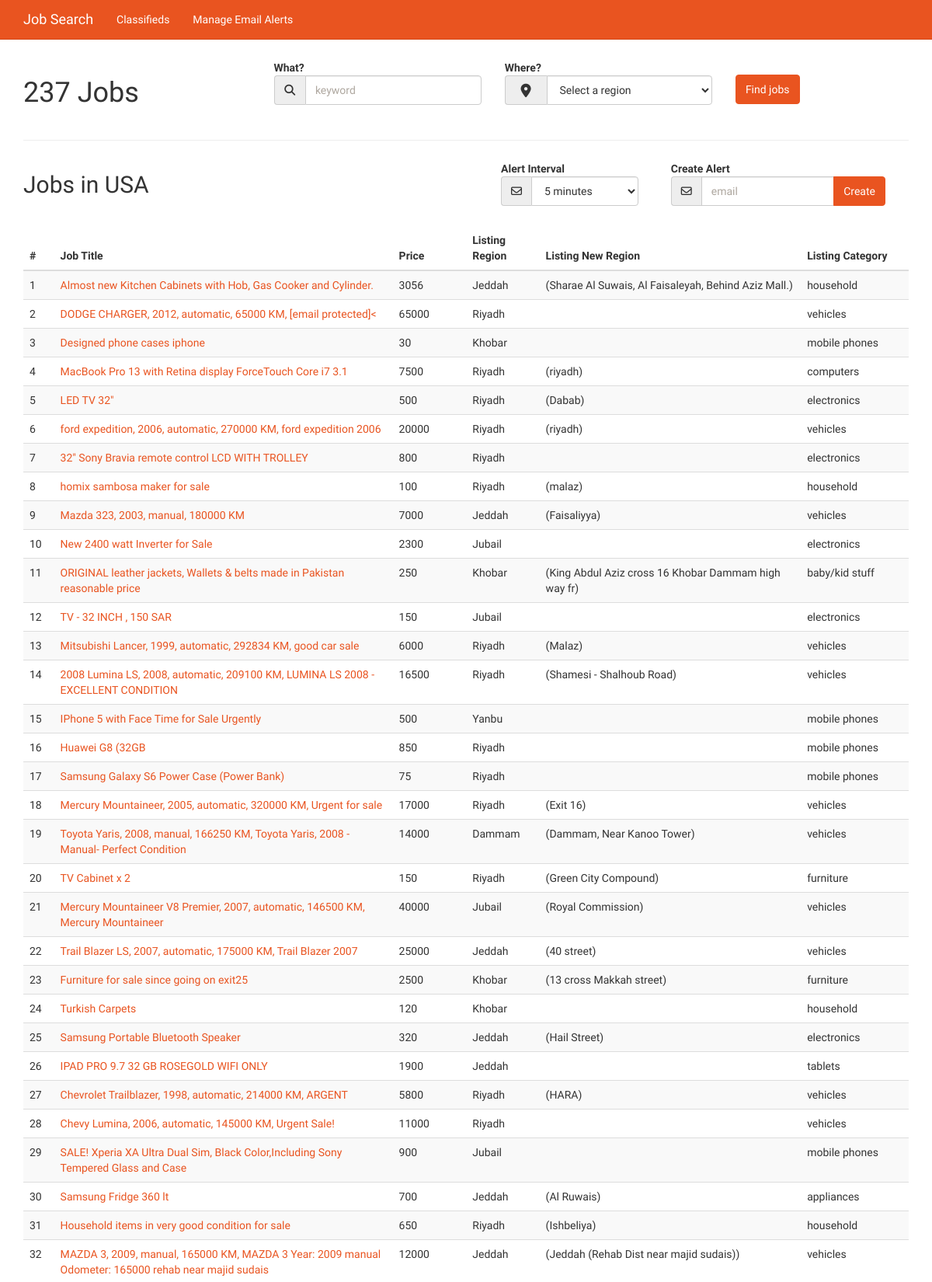
/index.php/classifieds (upper part), run on the app's committed database.
### tables this page shows
CREATE TABLE `classifieds` (
  `id` int(11) NOT NULL,
  `post_id` int(11) DEFAULT NULL,
  `price` int(11) DEFAULT NULL,
  `title` varchar(255) DEFAULT NULL,
  `listing_region` varchar(255) DEFAULT NULL,
  `listing_newregion` varchar(255) DEFAULT NULL,
  `listing_category` varchar(255) DEFAULT NULL,
  `link` varchar(255) DEFAULT NULL,
  `scrapped_date_time` datetime NOT NULL DEFAULT CURRENT_TIMESTAMP
);

### application/controllers/Classifieds.php (called while the page is built, shortened)
<?php
class Classifieds extends CI_Controller {
    public function __construct() {
        $this->load->model('classifieds_model');
    }
	public function index()
	{
		$classifieds = $this->classifieds_model->get_classifieds_list();
        $regions = $this->classifieds_model->get_regions();
		$data['classifieds_list'] = $classifieds;
        $data['regions'] = $regions;
		$this->load->view('includes/header', array('title' => 'Jobs'));
		$this->load->view('classifieds/list', $data);
		$this->load->view('includes/footer');
	}
}

### index.php (called while the page is built, shortened)
<?php
require_once BASEPATH.'core/CodeIgniter.php';

### application/models/Classifieds_model.php (called while the page is built, shortened)
<?php
class Classifieds_model extends CI_MODEL
{
	private $table = 'classifieds';
	function get_classifieds_list($keyword='', $region='', $from='')
    {
		$query = $this->db->get($this->table);
		if ($query->num_rows() > 0)
		{
			return $result = $query->result_array();
		}
	}
    function get_regions()
    {
        $this->db->distinct();
        $this->db->select('listing_region');
        $this->db->where('listing_region <> ""');
        $query = $this->db->get($this->table);
        if ($query->num_rows() > 0)
        {
            return $result = $query->result_array();
        }
    }
}

### application/views/classifieds/list.php (the view, shortened to what this page needs)
<?php
if (!isset($keyword))
    $keyword = '';
if (!isset($region))
    $region = '';
?>
<div class="container">
    <div class="section">
        <div class="row">
            <div class="col-lg-3">
                <h1 id="navs" style="margin-top:50px"><?php echo count($classifieds_list)?> Jobs</h1>
            </div>
            <div class="col-lg-9">
                <form action="<?php echo base_url('classifieds/search_classifieds')?>" method="get" class="navbar-form navbar-left" role="search">
                    <div class="form-group" style="margin:0 auto;position:relative;width:100%">
                        <div class="col-sm-12 col-md-5" style="margin-top:20px">
                            <label class="control-label">What?</label>
                            <div class="input-group" style="width:100%">
                                <span class="input-group-addon"><i class="fa fa-search" aria-hidden="true"></i></span>
                                <input type="text" name="keyword" class="form-control" placeholder="keyword" value="<?php echo $keyword?>">
                            </div>
                        </div>
                        <div class="col-sm-12 col-md-5" style="margin-top:20px">
                            <label class="control-label">Where?</label>
                            <div class="input-group" style="width: 100%;">
                                <span class="input-group-addon"><i class="fa fa-map-marker fa-lg" aria-hidden="true"></i></span>
                                <select class="form-control" name="region" value="<?php echo $region?>">
                                    <option value="">Select a region</option>
                                </select>
                            </div>
                        </div>
                        <div class="col-sm-12 col-md-2" style="margin:20px auto;">
                            <label class="control-label" style="display: block;">&nbsp;</label>
                            <button type="submit" class="btn btn-primary">Find jobs</button>
                        </div>
                    </div>
                </form>
            </div>
        </div>
        <hr>
        <div class="row">
            <div class="col-lg-6">
                <h2>
                    <?php
                        $results = '';
                        if ($keyword == '') {
                            $results = 'Jobs in ';
                        } else {
                            $results = $keyword. ' jobs in ';
                        }
                        if ($region == '') {
                            $results = $results . 'USA';
                        } else {
                            $results = $results . $region;
                        }
                        echo $results;
                    ?>
                </h2>
            </div>
            <div class="col-lg-6">
                <form class="navbar-form navbar-left" role="CreateAlert">
                    <div class="form-group col-lg-5">
                        <label class="control-label" style="display: block">Alert Interval</label>
                        <div class="input-group">
                            <span class="input-group-addon"><i class="fa fa-envelope-o" aria-hidden="true"></i></span>
                            <select id="interval" name="interval" class="form-control" placeholder="interval">
                                <option value="5">5 minutes</option>
                            </select>
                        </div>
                    </div>
                    <div class="form-group col-lg-7">
                        <label class="control-label" style="display: block">Create Alert</label>
                        <div class="input-group">
                            <span class="input-group-addon"><i class="fa fa-envelope-o" aria-hidden="true"></i></span>
                            <input type="email" id="email" name="email" class="form-control" placeholder="email">
                            <span class="input-group-btn">
                              <button id="btn-create-alert" class="btn btn-primary" type="submit">Create</button>
                            </span>
                        </div>
                    </div>
                </form>
            </div>
        </div>
        <br>
        <div class="row">
            <div class="col-lg-12">
                <table class="table table-striped table-hover ">
                    <thead>
                    <tr>
                        <th>#</th>
                        <th>Job Title</th>
                        <th>Price</th>
                        <th>Listing Region</th>
                        <th>Listing New Region</th>
                        <th>Listing Category</th>
                    </tr>
                    </thead>
                    <tbody>
                    <?php
                    if (count($classifieds_list) > 0) {
                        foreach ($classifieds_list as $k=>$classified) { ?>
                    <tr>
                        <td><?php echo $k+1?></td>
                        <td><a href="<?php echo base_url($classified['link'])?>"><?php echo $classified['title']?></a></td>
                        <td><?php echo $classified['price']?></td>
                        <td><?php echo $classified['listing_region']?></td>
                        <td><?php echo $classified['listing_newregion']?></td>
                        <td><?php echo $classified['listing_category']?></td>
                    </tr>
                    <?php }} ?>
                    </tbody>
                </table>
            </div>
        </div>
    </div>
</div>

### application/views/includes/header.php (shortened to what this page needs)
<!DOCTYPE html>
<html lang="en">
<head>
	<link rel="stylesheet" href="<?php echo base_url('assets/css/bootstrap.css')?>">
	<link rel="stylesheet" href="<?php echo base_url('assets/css/custom.css')?>">
    <link rel="stylesheet" href="<?php echo base_url('assets/css/font-awesome.min.css')?>">
</head>
<body style="padding-top: 50px">
<div class="navbar navbar-default navbar-fixed-top">
    <div class="container">
        <div class="navbar-header">
            <a href="<?php echo base_url('/');?>" class="navbar-brand">Job Search</a>
        </div>
        <div class="navbar-collapse collapse" id="navbar-main">
            <ul class="nav navbar-nav">
                <li>
                    <a href="<?php echo base_url('classifieds');?>">Classifieds</a>
                </li>
                <li>
                    <a href="<?php echo base_url('alerts');?>">Manage Email Alerts</a>
                </li>
            </ul>
        </div>
    </div>
</div>

### application/views/includes/footer.php (shortened to what this page needs)
</body>
</html>

### data on the page
classifieds: title "Almost new Kitchen Cabinets with Hob, Gas Cooker and Cylinder.", price "3056", listing_region "Jeddah", listing_newregion "(Sharae Al Suwais, Al Faisaleyah, Behind Aziz Mall.)", listing_category "household"
classifieds: title "DODGE CHARGER, 2012, automatic, 65000 KM, [email protected]<", price "65000", listing_region "Riyadh", listing_category "vehicles"
classifieds: title "Designed phone cases iphone", price "30", listing_region "Khobar", listing_category "mobile phones"
classifieds: title "MacBook Pro 13 with Retina display ForceTouch Core i7 3.1", price "7500", listing_region "Riyadh", listing_newregion "(riyadh)", listing_category "computers"
classifieds: title "LED TV 32\"", price "500", listing_region "Riyadh", listing_newregion "(Dabab)", listing_category "electronics"
classifieds: title "ford expedition, 2006, automatic, 270000 KM, ford expedition 2006", price "20000", listing_region "Riyadh", listing_newregion "(riyadh)", listing_category "vehicles"
classifieds: title "32\" Sony Bravia remote control LCD WITH TROLLEY", price "800", listing_region "Riyadh", listing_category "electronics"
classifieds: title "homix sambosa maker for sale", price "100", listing_region "Riyadh", listing_newregion "(malaz)", listing_category "household"
classifieds: title "Mazda 323, 2003, manual, 180000 KM", price "7000", listing_region "Jeddah", listing_newregion "(Faisaliyya)", listing_category "vehicles"
classifieds: title "New 2400 watt Inverter for Sale", price "2300", listing_region "Jubail", listing_category "electronics"
classifieds: title "ORIGINAL leather jackets, Wallets & belts made in Pakistan reasonable price", price "250", listing_region "Khobar", listing_newregion "(King Abdul Aziz cross 16 Khobar Dammam high way fr)", listing_category "baby/kid stuff"
classifieds: title "TV - 32 INCH , 150 SAR", price "150", listing_region "Jubail", listing_category "electronics"
classifieds: title "Mitsubishi Lancer, 1999, automatic, 292834 KM, good car sale", price "6000", listing_region "Riyadh", listing_newregion "(Malaz)", listing_category "vehicles"
classifieds: title "2008 Lumina LS, 2008, automatic, 209100 KM, LUMINA LS 2008 - EXCELLENT CONDITION", price "16500", listing_region "Riyadh", listing_newregion "(Shamesi - Shalhoub Road)", listing_category "vehicles"
classifieds: title "IPhone 5 with Face Time for Sale Urgently", price "500", listing_region "Yanbu", listing_category "mobile phones"
classifieds: title "Huawei G8 (32GB", price "850", listing_region "Riyadh", listing_category "mobile phones"
classifieds: title "Samsung Galaxy S6 Power Case (Power Bank)", price "75", listing_region "Riyadh", listing_category "mobile phones"
classifieds: title "Mercury Mountaineer, 2005, automatic, 320000 KM, Urgent for sale", price "17000", listing_region "Riyadh", listing_newregion "(Exit 16)", listing_category "vehicles"
classifieds: title "Toyota Yaris, 2008, manual, 166250 KM, Toyota Yaris, 2008 -Manual- Perfect Condition", price "14000", listing_region "Dammam", listing_newregion "(Dammam, Near Kanoo Tower)", listing_category "vehicles"
classifieds: title "TV Cabinet x 2", price "150", listing_region "Riyadh", listing_newregion "(Green City Compound)", listing_category "furniture"
classifieds: title "Mercury Mountaineer V8 Premier, 2007, automatic, 146500 KM, Mercury Mountaineer", price "40000", listing_region "Jubail", listing_newregion "(Royal Commission)", listing_category "vehicles"
classifieds: title "Trail Blazer LS, 2007, automatic, 175000 KM, Trail Blazer 2007", price "25000", listing_region "Jeddah", listing_newregion "(40 street)", listing_category "vehicles"
classifieds: title "Furniture for sale since going on exit25", price "2500", listing_region "Khobar", listing_newregion "(13 cross Makkah street)", listing_category "furniture"
classifieds: title "Turkish Carpets", price "120", listing_region "Khobar", listing_category "household"
classifieds: title "Samsung Portable Bluetooth Speaker", price "320", listing_region "Jeddah", listing_newregion "(Hail Street)", listing_category "electronics"
classifieds: title "IPAD PRO 9.7 32 GB ROSEGOLD WIFI ONLY", price "1900", listing_region "Jeddah", listing_category "tablets"
classifieds: title "Chevrolet Trailblazer, 1998, automatic, 214000 KM, ARGENT", price "5800", listing_region "Riyadh", listing_newregion "(HARA)", listing_category "vehicles"
classifieds: title "Chevy Lumina, 2006, automatic, 145000 KM, Urgent Sale!", price "11000", listing_region "Riyadh", listing_category "vehicles"
classifieds: title "SALE! Xperia XA Ultra Dual Sim, Black Color,Including Sony Tempered Glass and Case", price "900", listing_region "Jubail", listing_category "mobile phones"
classifieds: title "Samsung Fridge 360 lt", price "700", listing_region "Jeddah", listing_newregion "(Al Ruwais)", listing_category "appliances"
classifieds: title "Household items in very good condition for sale", price "650", listing_region "Riyadh", listing_newregion "(Ishbeliya)", listing_category "household"
classifieds: title "MAZDA 3, 2009, manual, 165000 KM, MAZDA 3 Year: 2009 manual Odometer: 165000 rehab near majid sudais", price "12000", listing_region "Jeddah", listing_newregion "(Jeddah (Rehab Dist near majid sudais))", listing_category "vehicles"

### other printed values
count($classifieds_list) "237"
$results "Jobs in USA"
